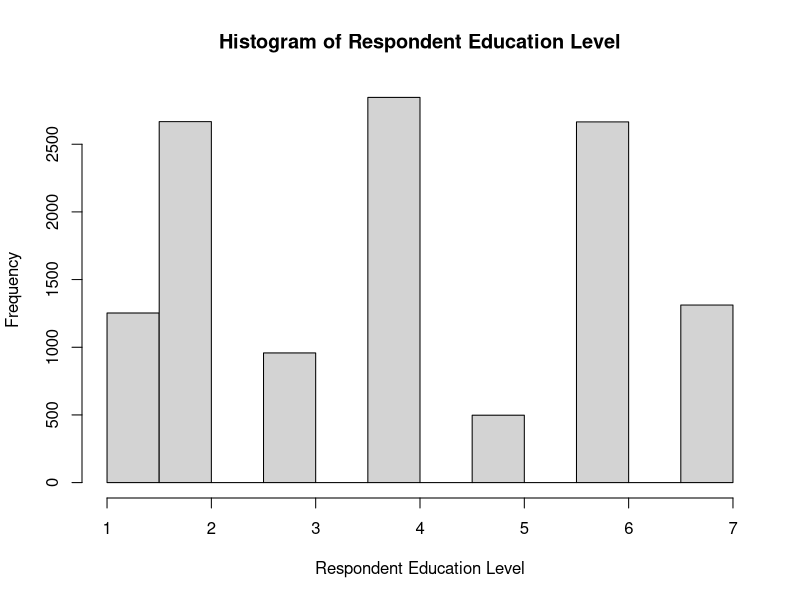
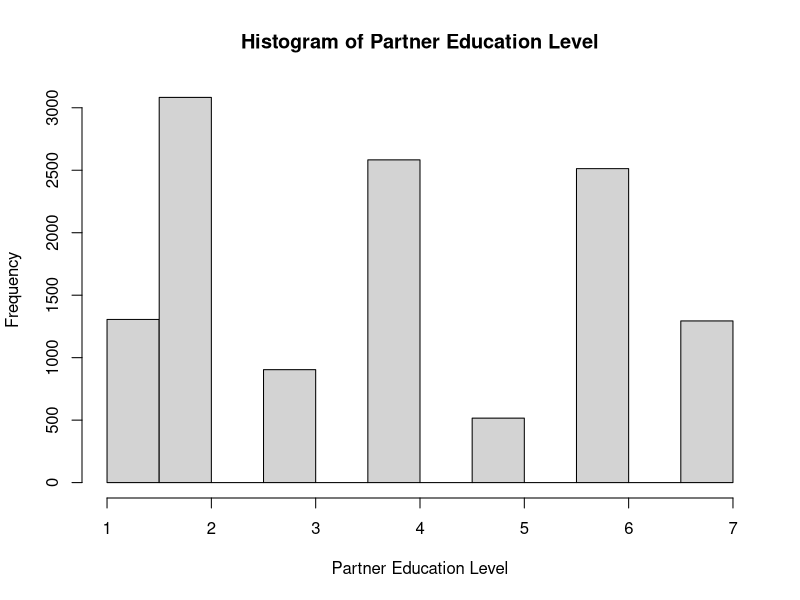
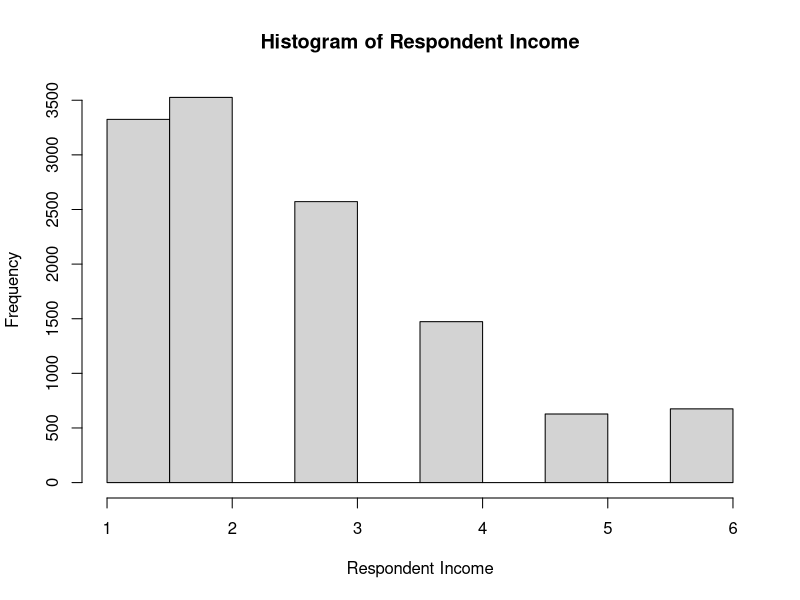
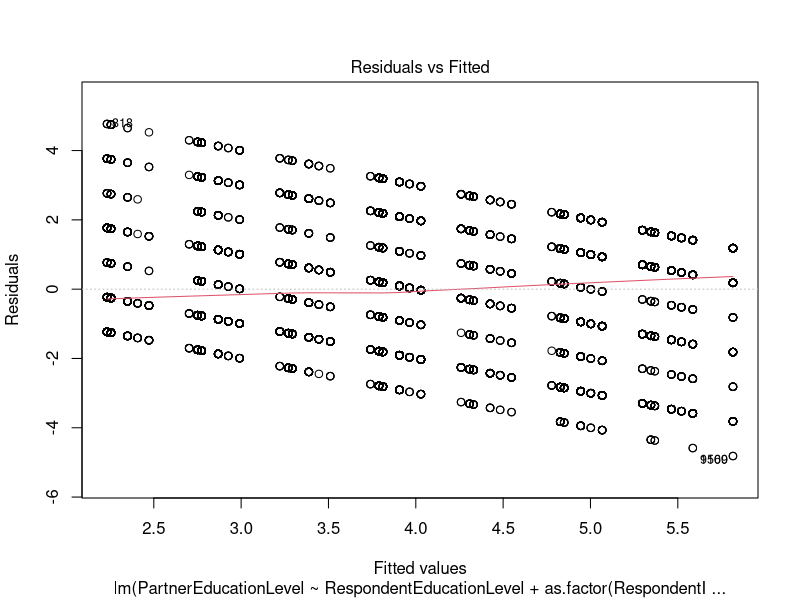
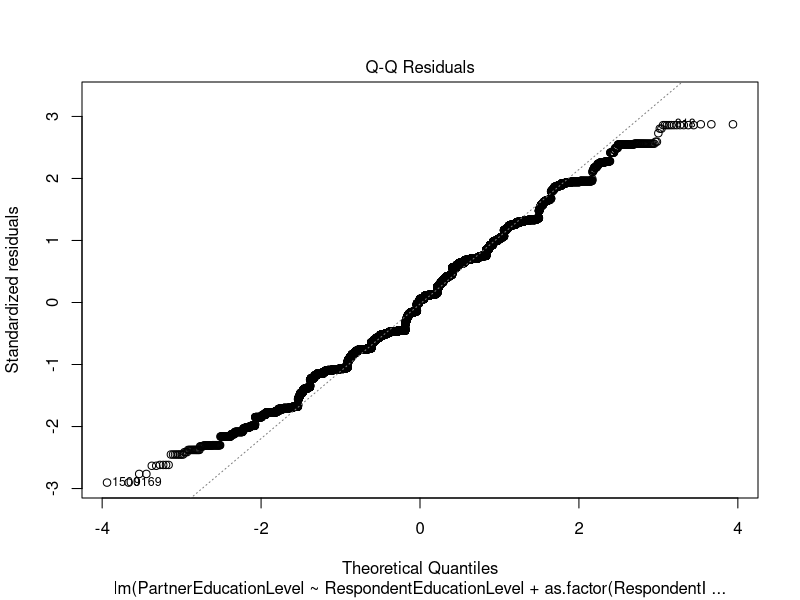
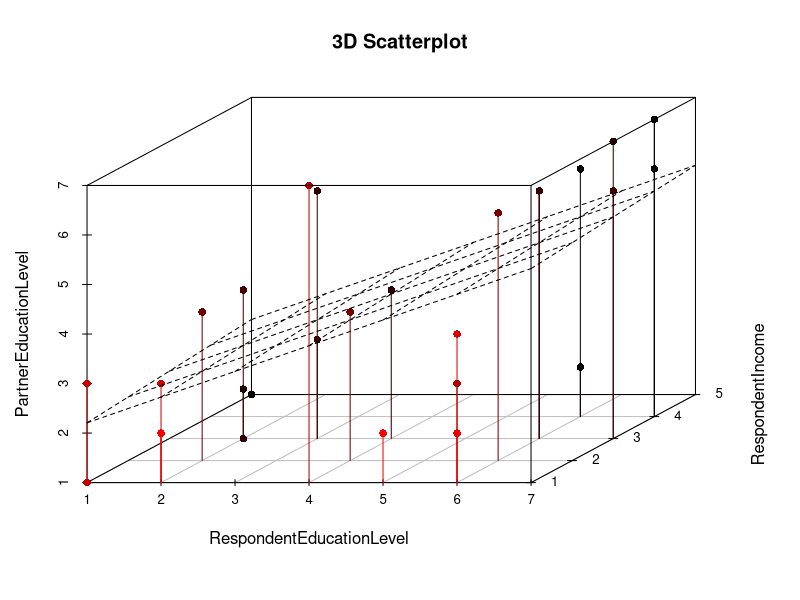

The R source for these figures, in order:
## ---- chunk 1
knitr::opts_chunk$set(echo = FALSE)
#install all packages that we used
#install.packages('scatterplot3d')
library(scatterplot3d)
library(dplyr)

## ---- chunk 2
#read the education data file and store the dataframe to RawData
RawData <- read.csv('new304.csv') 
# select the specific column we want(that is respondent's education level and respondent's partner's education level)
EducationData <- data.frame(RawData$CASEID, RawData$ehg3_01b, RawData$eop_200, RawData$ttlincg2)
 # rename ID column
colnames(EducationData)[1]  <- 'CaseID'
 # rename the column name from question code to a description of the question(change column 1's name from ehg3_01b to RespondentEducationLevel)
colnames(EducationData)[2]  <- 'RespondentEducationLevel'
 # rename the column name from question code to a description of the question(change column 2's name from eop_200 to PartnerEducationLevel)
colnames(EducationData)[3]  <- 'PartnerEducationLevel'
# rename the column name from a question code to a description of the question(change column 4's name from ttlincg2 to RespondentIncome)
colnames(EducationData)[4]  <- 'RespondentIncome'
# numbers that represents a corresponding income range
validIncome <- c(1,2,3,4,5,6)
# numbers that represents a corresponding education level
vaildAnswer <- c(1,2,3,4,5,6,7)
#since some respondent may don't have a partner or they reject to answer the such survey question, so let's remove those respondent from our data frame and only select respondent who answer both question validly.
EducationData <- EducationData[(EducationData$RespondentEducationLevel %in% vaildAnswer & EducationData$RespondentEducationLevel %in% vaildAnswer  & EducationData$PartnerEducationLevel %in% vaildAnswer  & EducationData$PartnerEducationLevel %in% vaildAnswer & EducationData$RespondentIncome %in% validIncome),]
## ---- chunk 3
#write the summary table for our data
summary(EducationData)
## ---- chunk 4
#draw histograms for variables
hist(EducationData$RespondentEducationLevel, main="Histogram of Respondent Education Level", xlab = "Respondent Education Level")
## ---- chunk 5
#draw histograms for variables
hist(EducationData$PartnerEducationLevel, main="Histogram of Partner Education Level", xlab = "Partner Education Level")
## ---- chunk 6
#draw histograms for variables
hist(EducationData$RespondentIncome,  main="Histogram of Respondent Income", xlab = "Respondent Income")
## ---- chunk 7
#multiple variable linear regression model for Education Data
EducationModel <- lm(PartnerEducationLevel~RespondentEducationLevel+as.factor(RespondentIncome), data = EducationData)
#summary of our Education Model
summary(EducationModel)


## ---- chunk 8
#plot diagnostic check plots
plot(EducationModel,1)
## ---- chunk 9
#plot diagnostic check plots
plot(EducationModel,2)
## ---- chunk 10
#set seed for a sample used for future analysis
EducationModelnew <- lm(PartnerEducationLevel~RespondentEducationLevel+RespondentIncome, data = EducationData)
set.seed(293)
#testing our regression model for a random sample of 30
randomData <- sample_n(EducationData, 30)
#draw 3d plot for the random sample and the regression model
attach(randomData)
s3d <-scatterplot3d(RespondentEducationLevel,RespondentIncome,PartnerEducationLevel, pch=16, highlight.3d=TRUE, type="h", main="3D Scatterplot")
s3d$plane3d(EducationModelnew)
